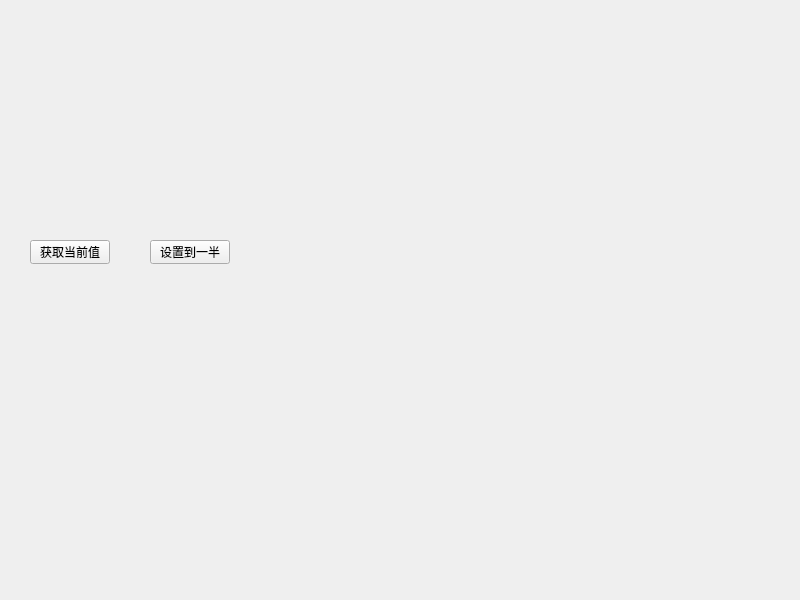
<?xml version="1.0" encoding="UTF-8"?>
<ui version="4.0">
 <class>Widget</class>
 <widget class="QWidget" name="Widget">
  <property name="geometry">
   <rect>
    <x>0</x>
    <y>0</y>
    <width>800</width>
    <height>600</height>
   </rect>
  </property>
  <property name="windowTitle">
   <string>Widget</string>
  </property>
  <widget class="SmallWidget" name="widget" native="true">
   <property name="geometry">
    <rect>
     <x>60</x>
     <y>60</y>
     <width>191</width>
     <height>41</height>
    </rect>
   </property>
  </widget>
  <widget class="SmallWidget" name="widget_2" native="true">
   <property name="geometry">
    <rect>
     <x>40</x>
     <y>180</y>
     <width>201</width>
     <height>31</height>
    </rect>
   </property>
  </widget>
  <widget class="QPushButton" name="btn_get">
   <property name="geometry">
    <rect>
     <x>30</x>
     <y>240</y>
     <width>80</width>
     <height>24</height>
    </rect>
   </property>
   <property name="text">
    <string>获取当前值</string>
   </property>
  </widget>
  <widget class="QPushButton" name="btn_set">
   <property name="geometry">
    <rect>
     <x>150</x>
     <y>240</y>
     <width>80</width>
     <height>24</height>
    </rect>
   </property>
   <property name="text">
    <string>设置到一半</string>
   </property>
  </widget>
 </widget>
 <customwidgets>
  <customwidget>
   <class>SmallWidget</class>
   <extends>QWidget</extends>
   <header location="global">smallwidget.h</header>
   <container>1</container>
  </customwidget>
 </customwidgets>
 <resources/>
 <connections/>
</ui>
